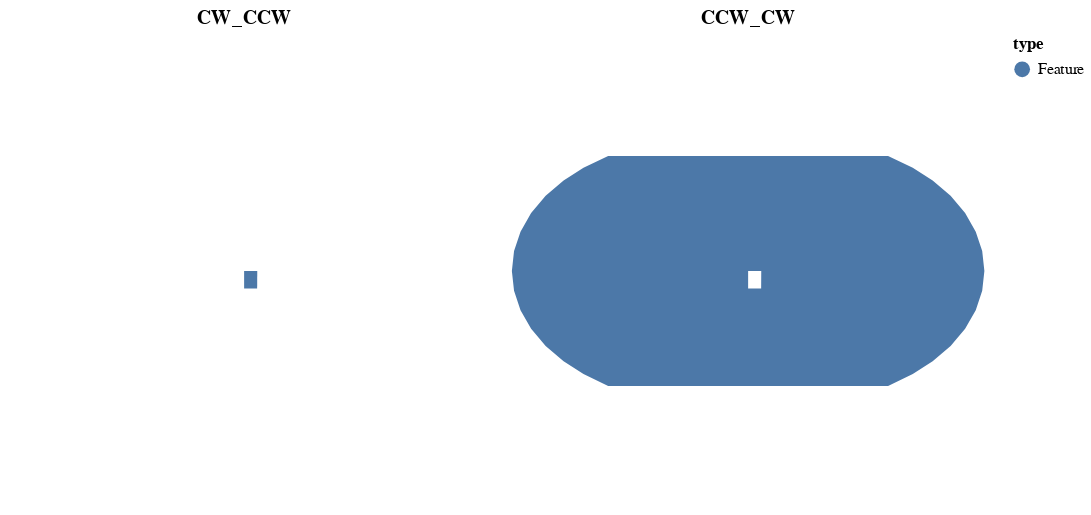

Notebook code cell kept with this figure:
### Code cell


### Figure 1 — Vega-Lite specification as saved in the notebook (floating-point values rounded to 4 significant figures)
{"config": {"view": {"continuousWidth": 400, "continuousHeight": 300}}, "hconcat": [{"data": {"name": "data-a4e96b1c68c97ee5a26004920d23ccd0", "format": {"feature": "data", "type": "topojson"}}, "mark": "geoshape", "encoding": {"color": {"type": "nominal", "field": "type", "legend": {"columns": 2}}, "tooltip": [{"type": "nominal", "field": "type"}]}, "projection": {"reflectY": true, "type": "equalEarth"}, "title": "CW_CCW", "width": 300}, {"data": {"name": "data-c2ff144c3d6e61e0456342162dddaebb", "format": {"feature": "data", "type": "topojson"}}, "mark": "geoshape", "encoding": {"color": {"type": "nominal", "field": "type", "legend": {"columns": 2}}, "tooltip": [{"type": "nominal", "field": "type"}]}, "projection": {"reflectY": true, "type": "equalEarth"}, "title": "CCW_CW", "width": 300}], "$schema": "https://vega.github.io/schema/vega-lite/v4.8.1.json", "datasets": {"data-a4e96b1c68c97ee5a26004920d23ccd0": {"type": "Topology", "objects": {"data": {"geometries": [{"type": "Polygon", "arcs": [[0]]}], "type": "GeometryCollection"}}, "bbox": [0.0, 0.0, 10.0, 10.0], "transform": {"scale": [1e-05, 1e-05], "translate": [0.0, 0.0]}, "arcs": [[[0, 0], [0, 999999], [999999, 0], [0, -999999], [-999999, 0]]]}, "data-c2ff144c3d6e61e0456342162dddaebb": {"type": "Topology", "objects": {"data": {"geometries": [{"type": "Polygon", "arcs": [[0]]}], "type": "GeometryCollection"}}, "bbox": [0.0, 0.0, 10.0, 10.0], "transform": {"scale": [1e-05, 1e-05], "translate": [0.0, 0.0]}, "arcs": [[[0, 0], [999999, 0], [0, 999999], [-999999, 0], [0, -999999]]]}}}
